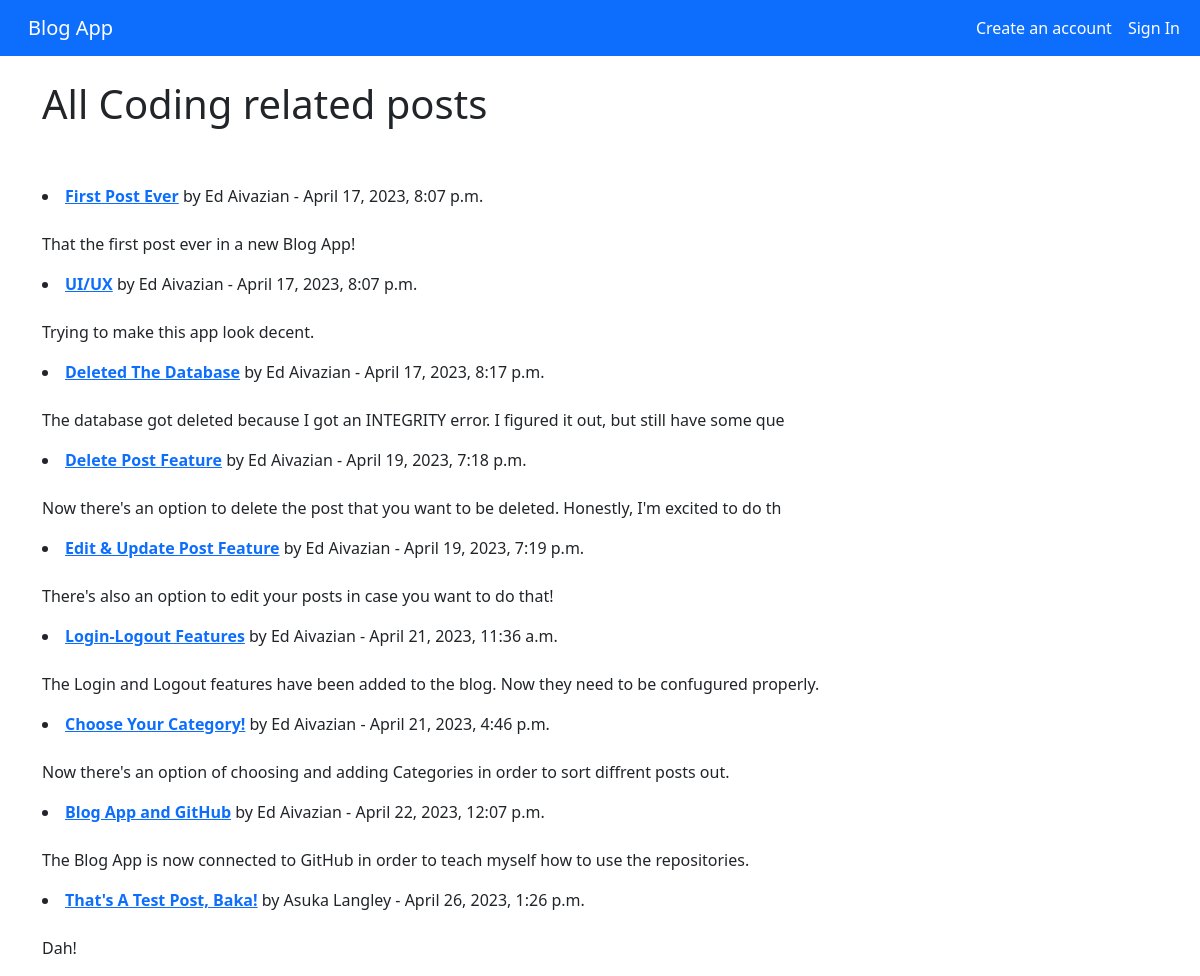
/category/coding/, run on the app's committed database.
### blogs/models.py (models this page shows, shortened)
class Post(models.Model):
    category = models.CharField(max_length=100, default='it') # категория поста со значением "IT" по умолчанию
    title = models.CharField(max_length=100) # название поста
    title_tag = models.CharField(max_length=100, default='Blog App')
    author = models.ForeignKey(User, on_delete=models.CASCADE) # при удалении темы, все записи по теме также удаляются - это каскадное удаление
    body = RichTextField(blank=True, null=True) # "богатое" поле для написания поста
    date_added = models.DateTimeField(auto_now_add=True)
    likes = models.ManyToManyField(User, related_name='blog_posts') # кнопка лайка

### blogs/views.py (the view)
def CategoryView(request, categories):
    category_posts = Post.objects.filter(category=categories.replace('-', ' '))
    return render(request, 'categories.html',
                  {'categories': categories.title().replace('-', ' '),
                   'category_posts': category_posts})

### blogs/templates/categories.html (shortened to what this page needs)
{% extends "base.html" %}
{% block content %}
{% if category_posts %}
<h1>All {{ categories }} related posts</h1>
<br/><br/>
{% for post in category_posts %}
    <li><a href="{% url 'article-detail' post.pk %}"><strong>{{ post.title }}</strong></a> by
        {{ post.author.first_name }}
        {{ post.author.last_name}}
        - {{ post.date_added }}
        <br/><br/>
        <p>{{ post.body|slice:":100" }}</p>
    </li>
{% endfor %}
{% else %}
<h1>The page does not exist...</h1>
{% endif %}
{% endblock content %}

### data on the page
Post: title "First Post Ever", author.first_name "Ed", author.last_name "Aivazian", date_added "April 17, 2023, 8:07 p.m.", body "That the first post ever in a new Blog App!"
Post: title "UI/UX", author.first_name "Ed", author.last_name "Aivazian", date_added "April 17, 2023, 8:07 p.m.", body "Trying to make this app look decent."
Post: title "Deleted The Database", author.first_name "Ed", author.last_name "Aivazian", date_added "April 17, 2023, 8:17 p.m.", body "The database got deleted because I got an INTEGRITY error. I figured it out, but still have some que"
Post: title "Delete Post Feature", author.first_name "Ed", author.last_name "Aivazian", date_added "April 19, 2023, 7:18 p.m.", body "Now there's an option to delete the post that you want to be deleted. Honestly, I'm excited to do th"
Post: title "Edit & Update Post Feature", author.first_name "Ed", author.last_name "Aivazian", date_added "April 19, 2023, 7:19 p.m.", body "There's also an option to edit your posts in case you want to do that!"
Post: title "Login-Logout Features", author.first_name "Ed", author.last_name "Aivazian", date_added "April 21, 2023, 11:36 a.m.", body "The Login and Logout features have been added to the blog. Now they need to be confugured properly."
Post: title "Choose Your Category!", author.first_name "Ed", author.last_name "Aivazian", date_added "April 21, 2023, 4:46 p.m.", body "Now there's an option of choosing and adding Categories in order to sort diffrent posts out."
Post: title "Blog App and GitHub", author.first_name "Ed", author.last_name "Aivazian", date_added "April 22, 2023, 12:07 p.m.", body "The Blog App is now connected to GitHub in order to teach myself how to use the repositories."
Post: title "That's A Test Post, Baka!", author.first_name "Asuka", author.last_name "Langley", date_added "April 26, 2023, 1:26 p.m.", body "Dah!"

### other printed values
{{ categories }} "Coding"
